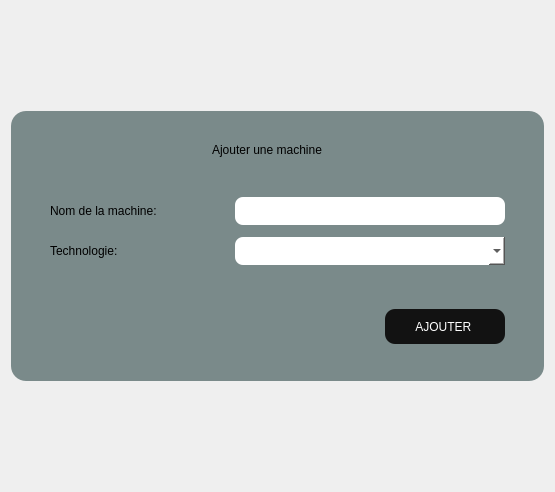
                <widget class="QWidget" name="page_5">
                 <layout class="QVBoxLayout" name="verticalLayout_14">
                  <item>
                   <spacer name="verticalSpacer_4">
                    <property name="orientation">
                     <enum>Qt::Vertical</enum>
                    </property>
                    <property name="sizeType">
                     <enum>QSizePolicy::Fixed</enum>
                    </property>
                    <property name="sizeHint" stdset="0">
                     <size>
                      <width>20</width>
                      <height>100</height>
                     </size>
                    </property>
                   </spacer>
                  </item>
                  <item>
                   <widget class="QFrame" name="machineFrame">
                    <property name="minimumSize">
                     <size>
                      <width>520</width>
                      <height>270</height>
                     </size>
                    </property>
                    <property name="maximumSize">
                     <size>
                      <width>16777215</width>
                      <height>400</height>
                     </size>
                    </property>
                    <property name="styleSheet">
                     <string notr="true">background-color: #7A8A8A;
border-radius:15px;</string>
                    </property>
                    <property name="frameShape">
                     <enum>QFrame::StyledPanel</enum>
                    </property>
                    <property name="frameShadow">
                     <enum>QFrame::Raised</enum>
                    </property>
                    <layout class="QVBoxLayout" name="verticalLayout_12">
                     <property name="rightMargin">
                      <number>30</number>
                     </property>
                     <item>
                      <widget class="QFrame" name="frame_10">
                       <property name="maximumSize">
                        <size>
                         <width>16777215</width>
                         <height>60</height>
                        </size>
                       </property>
                       <property name="frameShape">
                        <enum>QFrame::StyledPanel</enum>
                       </property>
                       <property name="frameShadow">
                        <enum>QFrame::Raised</enum>
                       </property>
                       <layout class="QVBoxLayout" name="verticalLayout_13">
                        <property name="topMargin">
                         <number>0</number>
                        </property>
                        <property name="bottomMargin">
                         <number>0</number>
                        </property>
                        <item alignment="Qt::AlignHCenter">
                         <widget class="QLabel" name="label_5">
                          <property name="styleSheet">
                           <string notr="true">font: bold 12pt &quot;Arial&quot;;</string>
                          </property>
                          <property name="text">
                           <string>Ajouter une machine</string>
                          </property>
                         </widget>
                        </item>
                       </layout>
                      </widget>
                     </item>
                     <item>
                      <widget class="QFrame" name="frame_11">
                       <property name="frameShape">
                        <enum>QFrame::StyledPanel</enum>
                       </property>
                       <property name="frameShadow">
                        <enum>QFrame::Raised</enum>
                       </property>
                       <layout class="QGridLayout" name="gridLayout_2">
                        <property name="leftMargin">
                         <number>30</number>
                        </property>
                        <property name="spacing">
                         <number>10</number>
                        </property>
                        <item row="0" column="1">
                         <widget class="QLineEdit" name="txtMachineName">
                          <property name="minimumSize">
                           <size>
                            <width>270</width>
                            <height>28</height>
                           </size>
                          </property>
                          <property name="maximumSize">
                           <size>
                            <width>400</width>
                            <height>16777215</height>
                           </size>
                          </property>
                          <property name="styleSheet">
                           <string notr="true">background-color: rgb(255, 255, 255);
border-radius:8px;
padding:3px;
</string>
                          </property>
                         </widget>
                        </item>
                        <item row="0" column="0">
                         <widget class="QLabel" name="label_6">
                          <property name="minimumSize">
                           <size>
                            <width>175</width>
                            <height>0</height>
                           </size>
                          </property>
                          <property name="maximumSize">
                           <size>
                            <width>0</width>
                            <height>16777215</height>
                           </size>
                          </property>
                          <property name="styleSheet">
                           <string notr="true">font: bold 11pt &quot;Arial&quot;;</string>
                          </property>
                          <property name="text">
                           <string>Nom de la machine:</string>
                          </property>
                         </widget>
                        </item>
                        <item row="1" column="0">
                         <widget class="QLabel" name="label_7">
                          <property name="minimumSize">
                           <size>
                            <width>133</width>
                            <height>0</height>
                           </size>
                          </property>
                          <property name="maximumSize">
                           <size>
                            <width>133</width>
                            <height>16777215</height>
                           </size>
                          </property>
                          <property name="styleSheet">
                           <string notr="true">font: bold 11pt &quot;Arial&quot;;</string>
                          </property>
                          <property name="text">
                           <string>Technologie:</string>
                          </property>
                         </widget>
                        </item>
                        <item row="1" column="1">
                         <widget class="QComboBox" name="cmbxTechnology">
                          <property name="minimumSize">
                           <size>
                            <width>0</width>
                            <height>28</height>
                           </size>
                          </property>
                          <property name="styleSheet">
                           <string notr="true">background-color: rgb(255, 255, 255);
border-radius:8px;
padding:3px;
</string>
                          </property>
                          <item>
                           <property name="text">
                            <string/>
                           </property>
                          </item>
                          <item>
                           <property name="text">
                            <string>FDM</string>
                           </property>
                          </item>
                          <item>
                           <property name="text">
                            <string>CFF</string>
                           </property>
                          </item>
                          <item>
                           <property name="text">
                            <string>SLS</string>
                           </property>
                          </item>
                          <item>
                           <property name="text">
                            <string>SLA</string>
                           </property>
                          </item>
                          <item>
                           <property name="text">
                            <string>DLP</string>
                           </property>
                          </item>
                         </widget>
                        </item>
                       </layout>
                      </widget>
                     </item>
                     <item alignment="Qt::AlignRight">
                      <widget class="QFrame" name="frame_13">
                       <property name="frameShape">
                        <enum>QFrame::StyledPanel</enum>
                       </property>
                       <property name="frameShadow">
                        <enum>QFrame::Raised</enum>
                       </property>
                       <layout class="QHBoxLayout" name="horizontalLayout_7">
                        <property name="spacing">
                         <number>50</number>
                        </property>
                        <item>
                         <widget class="QPushButton" name="btnAddMachine">
                          <property name="minimumSize">
                           <size>
                            <width>120</width>
                            <height>35</height>
                           </size>
                          </property>
                          <property name="cursor">
                           <cursorShape>PointingHandCursor</cursorShape>
                          </property>
                          <property name="styleSheet">
                           <string notr="true">padding:5px;
border-radius:10px;
color: rgb(255, 255, 255);
	font: bold 10pt &quot;Arial&quot;;background-color: #121212;</string>
                          </property>
                          <property name="text">
                           <string>AJOUTER </string>
                          </property>
                          <property name="autoDefault">
                           <bool>false</bool>
                          </property>
                          <property name="default">
                           <bool>false</bool>
                          </property>
                          <property name="flat">
                           <bool>false</bool>
                          </property>
                         </widget>
                        </item>
                       </layout>
                      </widget>
                     </item>
                    </layout>
                   </widget>
                  </item>
                  <item>
                   <spacer name="verticalSpacer_5">
                    <property name="orientation">
                     <enum>Qt::Vertical</enum>
                    </property>
                    <property name="sizeType">
                     <enum>QSizePolicy::Fixed</enum>
                    </property>
                    <property name="sizeHint" stdset="0">
                     <size>
                      <width>20</width>
                      <height>100</height>
                     </size>
                    </property>
                   </spacer>
                  </item>
                 </layout>
                </widget>
